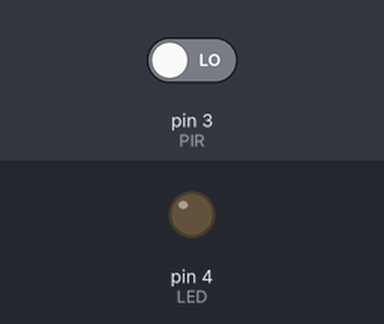
Simulated run of this sketch. Board: Arduino Uno, built with avr-gcc and run on an emulated ATmega328P. On the bench: output pins drawn as LEDs (lit = HIGH). The test bench sets the inputs (shaded band); at power-on: pin 3 (PIR) LOW.

Above: at 3.2 s.
3.3 s: pin 3 (PIR) driven HIGH
At 4.5 s:
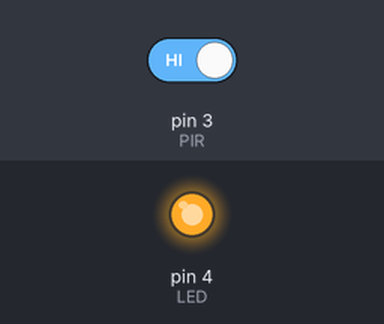
4.8 s: pin 3 (PIR) driven LOW
At 5.9 s:
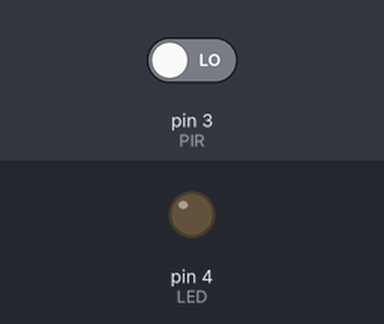
Timing chart, 0 to 7.8 s (numbered marks = the images above; inputs shaded):
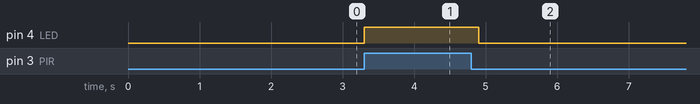

Measured:
- after the input at 3.3 s, pin 4 (LED): LOW → HIGH at once
- after the input at 4.8 s, pin 4 (LED): HIGH → LOW after 0.10 s

The sketch:

Luz_Nevera.ino
```cpp
#define PIR 3      // señal de PIR a pin 3
#define LED 4     //  led a pin 4
int ESTADO = 0;     // almacena estado de señalint ESTADO = 0;


void setup(){

  pinMode(PIR, INPUT);    // pin 3 como entrada
  pinMode(LED, OUTPUT);  // pin 4 como salida
  delay(2000);     // demora para estabilizar el sensor

}


void loop(){

  ESTADO = digitalRead(PIR);  // lectura de estado de señal
  if (ESTADO == HIGH){    // si la señal esta en alto indicando movimiento
    digitalWrite(LED, HIGH);  // enciende led
    delay(200);    // demora de 2 segundos
  } else {
    digitalWrite(LED, LOW); // apaga led
  }

} 
```
